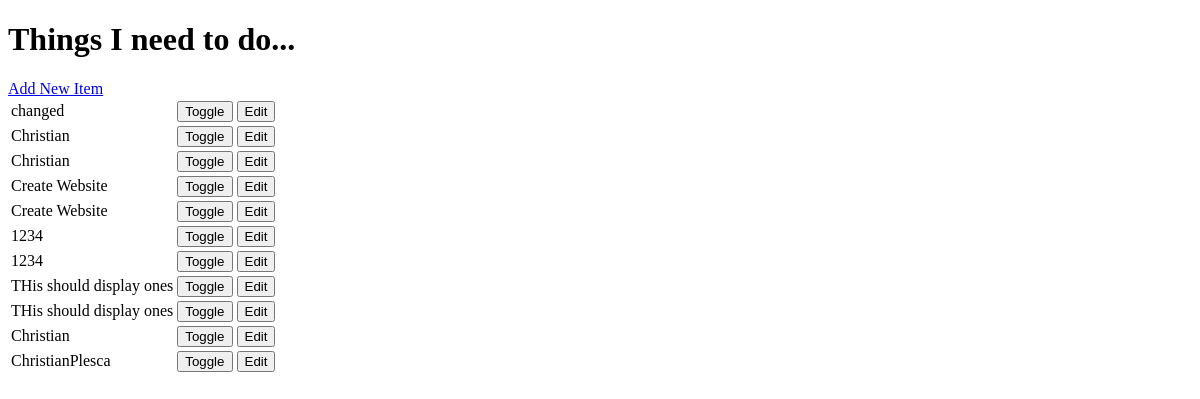
Before: / with the older database file.
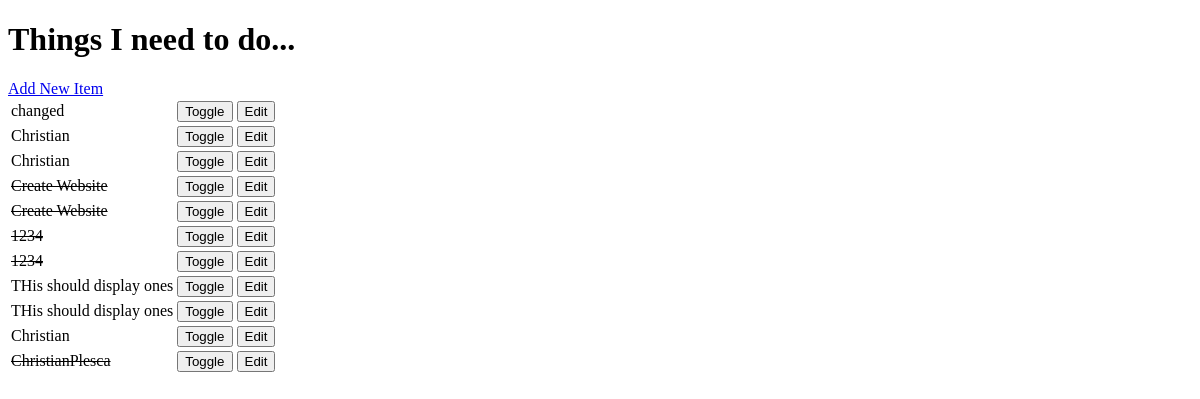
After: the same page with the newer database file.
### todo/models.py (models this page shows, shortened)
class Item(models.Model):
    name = models.CharField(max_length=30, blank = False)
    done = models.BooleanField(blank = False, default = False)

### todo/views.py (the view)
# urls.py: url(r'^$',get_todo_list),
def get_todo_list(request):
    results = Item.objects.all()
    return render(request, "todo_list.html", {
        'items': results
    })

### todo/templates/todo_list.html (shortened to what this page needs)
<!DOCTYPE html>
<html lang="en">
<head>
</head>
<body>
    <h1>Things I need to do...</h1>
    <table>
    {% for item in items %}
    <tr>
        {% if item.done %}
        <td><strike>{{item.name}}</strike></td>
    {% else %}
        <td>{{item.name}}</td>
        {% endif %}
        <td>
            <form action="toggle/{{item.id}}" method="POST">{% csrf_token %}<input type="submit" value="Toggle"/></form>
        </td>
        <td>
            <form action="edit/{{item.id}}" method="GET"><input type="submit" value="Edit"></form>
        </td>
        {%empty%}
        <p>You got nothing to do ...</p>
    </tr>
    {% endfor %}
    <a href="add">Add New Item</a>
</table>
</body>
</html>

Changed rows visible on the page:
changed Item (number 4 of 11 on the later page): done False → True (drawn)
changed Item (number 5 of 11 on the later page): done False → True (drawn)
changed Item (number 6 of 11 on the later page): done False → True (drawn)
changed Item (number 7 of 11 on the later page): done False → True (drawn)
changed Item "ChristianPlesca": done False → True (drawn)
